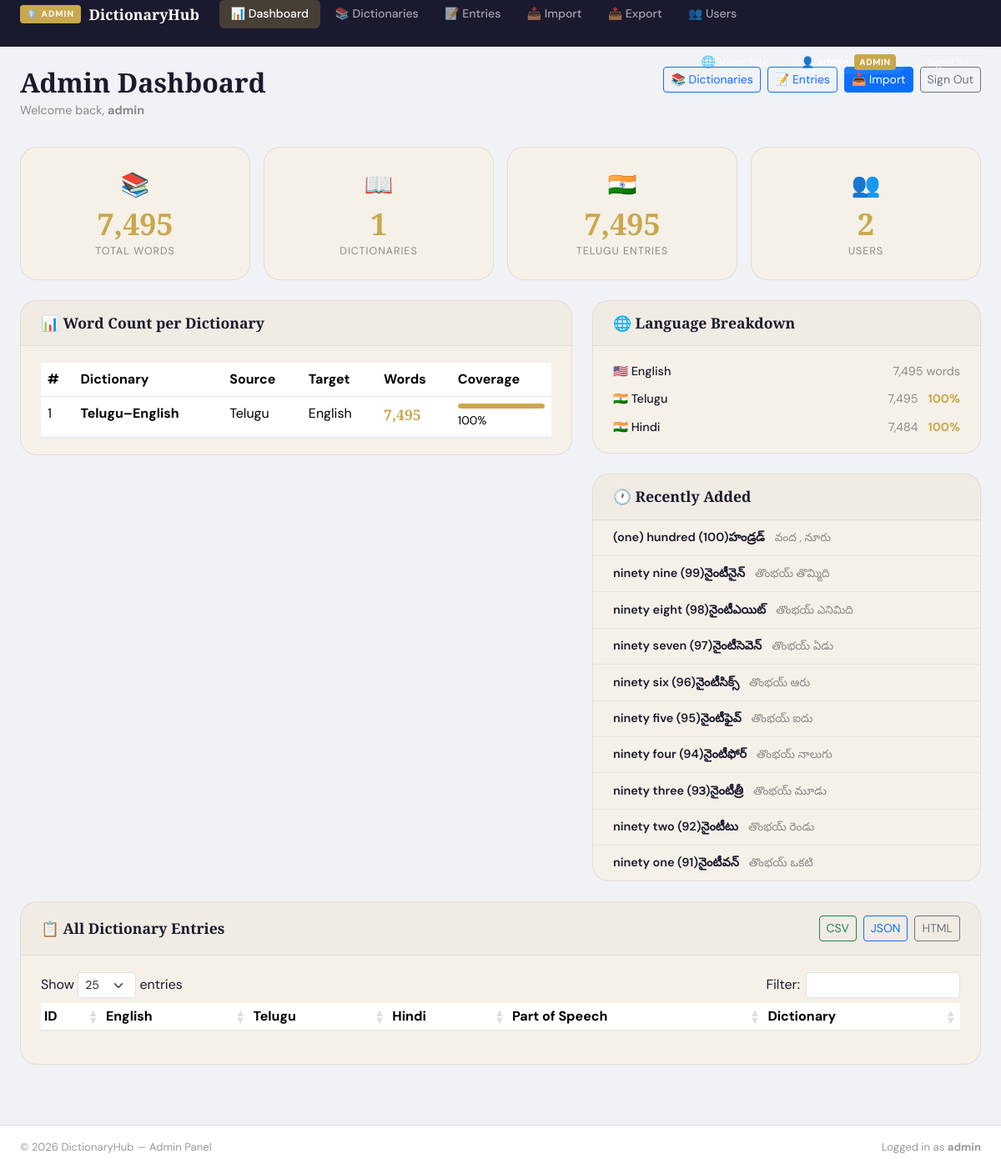
/index.php?page=admin_dashboard (signed in), run on the app's committed database.
### tables this page shows
CREATE TABLE `dictionaries` (
  `id` int(10) UNSIGNED NOT NULL,
  `name` varchar(255) NOT NULL,
  `description` text DEFAULT NULL,
  `source_lang` varchar(50) NOT NULL DEFAULT 'Telugu',
  `target_lang` varchar(50) NOT NULL DEFAULT 'English',
  `created_by` int(10) UNSIGNED DEFAULT NULL,
  `created_at` timestamp NOT NULL DEFAULT current_timestamp()
);

### includes/auth.php (called while the page is built, shortened)
<?php
function is_logged_in() {
    return isset($_SESSION['user_id']) && !empty($_SESSION['user_id']);
}
function current_user() {
    return [
        'id'       => $_SESSION['user_id'],
        'username' => $_SESSION['username'],
        'role'     => $_SESSION['role'],
    ];
}

### includes/admin_stats_data.php (called while the page is built, shortened)
<?php
$r = $db->query("SELECT COUNT(*) AS total FROM dictionary_entries");
if ($r) {
    $total_words = (int) $r->fetch_assoc()['total'];
}
$r = $db->query("SELECT COUNT(*) AS total FROM dictionary_entries WHERE telugu != '' AND telugu IS NOT NULL");
if ($r) {
    $with_telugu = (int) $r->fetch_assoc()['total'];
}
$r = $db->query("SELECT COUNT(*) AS total FROM dictionary_entries WHERE hindi != '' AND hindi IS NOT NULL");
if ($r) {
    $with_hindi = (int) $r->fetch_assoc()['total'];
}

### pages/admin_dashboard.php (the view, shortened to what this page needs)
<?php
require_once __DIR__ . '/../includes/auth.php';
require_once __DIR__ . '/../includes/db.php';
require_once __DIR__ . '/../includes/admin_stats_data.php';
$dict_stats = [];
$r = $db->query("
    SELECT d.id, d.name, d.source_lang, d.target_lang,
           COUNT(de.id) AS word_count
    FROM dictionaries d
    LEFT JOIN dictionary_entries de ON de.dictionary_id = d.id
    GROUP BY d.id, d.name, d.source_lang, d.target_lang
    ORDER BY word_count DESC
");
if ($r) while ($row = $r->fetch_assoc()) $dict_stats[] = $row;
$recent = [];
$r = $db->query("
    SELECT de.word, de.telugu, de.hindi, d.name AS dictionary_name
    FROM dictionary_entries de
    JOIN dictionaries d ON de.dictionary_id = d.id
    ORDER BY de.id DESC LIMIT 10
");
if ($r) while ($row = $r->fetch_assoc()) $recent[] = $row;
?>
<link rel="stylesheet" href="https://cdn.datatables.net/1.13.7/css/dataTables.bootstrap5.min.css">
<div class="admin-wrap">
  <div class="container-fluid px-4 py-4">
    <div class="admin-page-header">
      <div>
        <h1 class="admin-title">Admin Dashboard</h1>
        <p class="admin-subtitle">Welcome back, <strong><?php echo htmlspecialchars(current_user()['username']); ?></strong></p>
      </div>
      <div class="admin-header-actions d-flex flex-wrap gap-2">
        <a href="index.php?page=admin_dictionaries" class="btn btn-outline-primary btn-sm">📚 Dictionaries</a>
        <a href="index.php?page=admin_entries" class="btn btn-outline-primary btn-sm">📝 Entries</a>
        <a href="index.php?page=admin_import" class="btn btn-primary btn-sm">📥 Import</a>
        <a href="index.php?page=logout"       class="btn btn-outline-secondary btn-sm">Sign Out</a>
      </div>
    </div>
    <?php require __DIR__ . '/../includes/admin_stats_cards.php'; ?>
    <div class="row g-4 mb-4">
      <div class="col-md-7">
        <div class="admin-card">
          <div class="admin-card-header"><h5>📊 Word Count per Dictionary</h5></div>
          <div class="admin-card-body">
            <table class="table table-hover mb-0">
              <thead>
                <tr><th>#</th><th>Dictionary</th><th>Source</th><th>Target</th><th>Words</th><th>Coverage</th></tr>
              </thead>
              <tbody>
                <?php foreach ($dict_stats as $i => $d):
                  $pct = $total_words > 0 ? round(($d['word_count'] / $total_words) * 100) : 0;
                ?>
                  <tr>
                    <td><?php echo $i + 1; ?></td>
                    <td><strong><?php echo htmlspecialchars($d['name']); ?></strong></td>
                    <td><?php echo htmlspecialchars($d['source_lang']); ?></td>
                    <td><?php echo htmlspecialchars($d['target_lang']); ?></td>
                    <td><span class="admin-word-count"><?php echo number_format($d['word_count']); ?></span></td>
                    <td>
                      <div class="admin-progress">
                        <div class="admin-progress-bar" style="width:<?php echo $pct; ?>%"></div>
                      </div>
                      <small><?php echo $pct; ?>%</small>
                    </td>
                  </tr>
                <?php endforeach; ?>
              </tbody>
            </table>
          </div>
        </div>
      </div>
      <div class="col-md-5">
        <div class="admin-card mb-4">
          <div class="admin-card-header"><h5>🌐 Language Breakdown</h5></div>
          <div class="admin-card-body">
            <div class="lang-breakdown">
              <div class="lang-row">
                <span class="lang-name">🇺🇸 English</span>
                <span class="lang-count"><?php echo number_format($total_words); ?> words</span>
              </div>
              <div class="lang-row">
                <span class="lang-name">🇮🇳 Telugu</span>
                <span class="lang-count"><?php echo number_format($with_telugu); ?></span>
                <span class="lang-pct"><?php echo $total_words > 0 ? round(($with_telugu / $total_words) * 100) : 0; ?>%</span>
              </div>
              <div class="lang-row">
                <span class="lang-name">🇮🇳 Hindi</span>
                <span class="lang-count"><?php echo number_format($with_hindi); ?></span>
                <span class="lang-pct"><?php echo $total_words > 0 ? round(($with_hindi / $total_words) * 100) : 0; ?>%</span>
              </div>
            </div>
          </div>
        </div>
        <div class="admin-card">
          <div class="admin-card-header"><h5>🕐 Recently Added</h5></div>
          <div class="admin-card-body p-0">
            <ul class="admin-recent-list">
              <?php foreach ($recent as $entry): ?>
                <li class="admin-recent-item">
                  <div class="admin-recent-word"><?php echo htmlspecialchars($entry['word']); ?></div>
                  <div class="admin-recent-trans"><?php echo htmlspecialchars($entry['telugu'] ?: '—'); ?></div>
                </li>
              <?php endforeach; ?>
            </ul>
          </div>
        </div>
      </div>
    </div>
    <div class="admin-card">
      <div class="admin-card-header d-flex justify-content-between align-items-center">
        <h5 class="mb-0">📋 All Dictionary Entries</h5>
        <div class="d-flex gap-2">
          <a href="index.php?page=upload&action=export&format=csv"  class="btn btn-outline-success btn-sm">CSV</a>
          <a href="index.php?page=upload&action=export&format=json" class="btn btn-outline-primary btn-sm">JSON</a>
          <a href="index.php?page=upload&action=export&format=html" class="btn btn-outline-secondary btn-sm">HTML</a>
        </div>
      </div>
      <div class="admin-card-body">
        <table id="entriesTable" class="table table-hover table-sm" style="width:100%">
          <thead>
            <tr>
              <th>ID</th>
              <th>English</th>
              <th>Telugu</th>
              <th>Hindi</th>
              <th>Part of Speech</th>
              <th>Dictionary</th>
            </tr>
          </thead>
        </table>
      </div>
    </div>
  </div>
</div>

### assets/css/style.css (style rules this page uses)
:root { --ink: #1a1a2e; --cream: #f5f0e8; --gold: #c9a84c; --accent: #e05a3a; --muted: #8a8a8a; }
* { box-sizing: border-box; }
body { font-family: 'DM Sans', sans-serif; background-color: var(--cream); color: var(--ink); transition: background 0.4s, color 0.4s; overflow-x: hidden; }
.admin-wrap { min-height: 80vh; }
.admin-page-header { display: flex; align-items: flex-start; justify-content: space-between; flex-wrap: wrap; gap: 1rem; margin-bottom: 2rem; }
.admin-title { font-family: 'Playfair Display', serif; font-size: 2rem; font-weight: 700; margin: 0; }
.admin-subtitle { color: var(--muted); font-size: 0.9rem; margin: 0.25rem 0 0; }
.admin-header-actions { display: flex; gap: 0.5rem; flex-wrap: wrap; }
.admin-card { background: var(--cream); border: 1.5px solid rgba(0,0,0,0.08); border-radius: 20px; overflow: hidden; }
.admin-card-header { padding: 1rem 1.5rem; border-bottom: 1px solid rgba(0,0,0,0.06); background: rgba(0,0,0,0.02); }
.admin-card-header h5 { font-family: 'Playfair Display', serif; font-size: 1.1rem; font-weight: 700; margin: 0; }
.admin-card-body { padding: 1.25rem 1.5rem; }
.admin-word-count { font-family: 'Playfair Display', serif; font-size: 1.1rem; font-weight: 700; color: var(--gold); }
.admin-progress { height: 6px; background: rgba(0,0,0,0.08); border-radius: 3px; overflow: hidden; margin-bottom: 2px; }
.admin-progress-bar { height: 100%; background: var(--gold); border-radius: 3px; transition: width 0.6s ease; }
.lang-breakdown { display: flex; flex-direction: column; gap: 0.75rem; }
.lang-row { display: flex; align-items: center; gap: 0.75rem; font-size: 0.9rem; }
.lang-name { flex: 1; font-weight: 500; }
.lang-count { color: var(--muted); }
.lang-pct { font-weight: 700; color: var(--gold); min-width: 35px; text-align: right; }
.admin-recent-list { list-style: none; padding: 0; margin: 0; }
.admin-recent-item { padding: 0.65rem 1.5rem; border-bottom: 1px solid rgba(0,0,0,0.05); display: flex; align-items: baseline; gap: 0.75rem; }
.admin-recent-item:last-child { border-bottom: none; }
.admin-recent-word { font-weight: 600; font-size: 0.9rem; min-width: 100px; }
.admin-recent-trans { color: var(--muted); font-size: 0.85rem; }

### assets/css/admin.css (style rules this page uses)
.admin-body { background: #f0f2f5; font-family: 'DM Sans', sans-serif; min-height: 100vh; }

### data on the page
dictionaries: name "Telugu–English", source_lang "Telugu", target_lang "English", word_count "7,495", pct "100"

### other printed values
current_user()['username'] "admin"
$total_words "7,495"
$total_dicts "1"
$with_telugu "7,495"
$total_users "2"
$with_hindi "7,484"
$entry['word'] "(one) hundred (100)హండ్రడ్"
$entry['telugu'] ?: '—' "వంద , నూరు"
$entry['word'] "ninety nine (99)నైంటీనైన్"
$entry['telugu'] ?: '—' "తొంభయ్ తొమ్మిది"
$entry['word'] "ninety eight (98)నైంటీఎయిట్"
$entry['telugu'] ?: '—' "తొంభయ్ ఎనిమిది"
$entry['word'] "ninety seven (97)నైంటీసెవెన్"
$entry['telugu'] ?: '—' "తొంభయ్ ఏడు"
$entry['word'] "ninety six (96)నైంటీసిక్స్"
